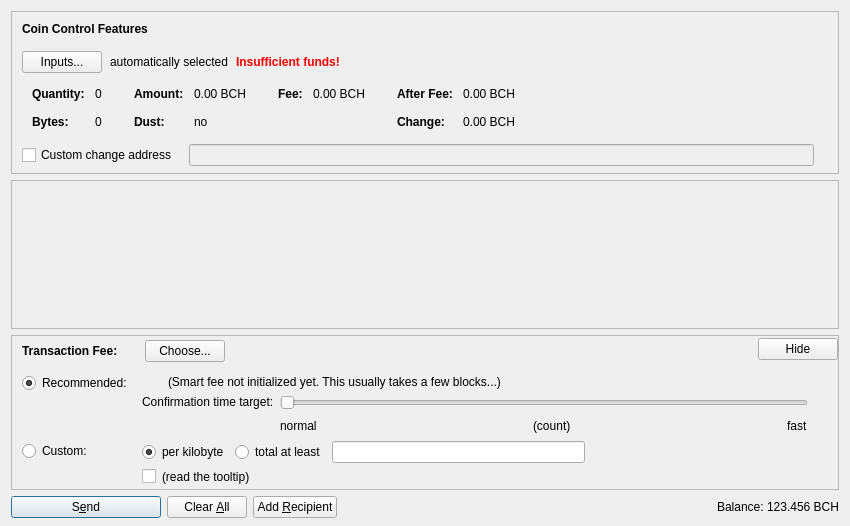
<?xml version="1.0" encoding="UTF-8"?>
<ui version="4.0">
 <class>SendCoinsDialog</class>
 <widget class="QDialog" name="SendCoinsDialog">
  <property name="geometry">
   <rect>
    <x>0</x>
    <y>0</y>
    <width>850</width>
    <height>526</height>
   </rect>
  </property>
  <property name="windowTitle">
   <string>Send Coins</string>
  </property>
  <layout class="QVBoxLayout" name="verticalLayout" stretch="0,1,0,0">
   <property name="bottomMargin">
    <number>8</number>
   </property>
   <item>
    <widget class="QFrame" name="frameCoinControl">
     <property name="sizePolicy">
      <sizepolicy hsizetype="Expanding" vsizetype="Expanding">
       <horstretch>0</horstretch>
       <verstretch>0</verstretch>
      </sizepolicy>
     </property>
     <property name="maximumSize">
      <size>
       <width>16777215</width>
       <height>16777215</height>
      </size>
     </property>
     <property name="frameShape">
      <enum>QFrame::StyledPanel</enum>
     </property>
     <property name="frameShadow">
      <enum>QFrame::Sunken</enum>
     </property>
     <layout class="QVBoxLayout" name="verticalLayoutCoinControl2">
      <property name="spacing">
       <number>0</number>
      </property>
      <property name="leftMargin">
       <number>0</number>
      </property>
      <property name="topMargin">
       <number>0</number>
      </property>
      <property name="rightMargin">
       <number>0</number>
      </property>
      <property name="bottomMargin">
       <number>6</number>
      </property>
      <item>
       <layout class="QVBoxLayout" name="verticalLayoutCoinControl" stretch="0,0,0,0,1">
        <property name="spacing">
         <number>0</number>
        </property>
        <property name="leftMargin">
         <number>10</number>
        </property>
        <property name="topMargin">
         <number>10</number>
        </property>
        <item>
         <layout class="QHBoxLayout" name="horizontalLayoutCoinControl1">
          <property name="bottomMargin">
           <number>15</number>
          </property>
          <item>
           <widget class="QLabel" name="labelCoinControlFeatures">
            <property name="sizePolicy">
             <sizepolicy hsizetype="Preferred" vsizetype="Maximum">
              <horstretch>0</horstretch>
              <verstretch>0</verstretch>
             </sizepolicy>
            </property>
            <property name="font">
             <font>
              <weight>75</weight>
              <bold>true</bold>
             </font>
            </property>
            <property name="styleSheet">
             <string notr="true">font-weight:bold;</string>
            </property>
            <property name="text">
             <string>Coin Control Features</string>
            </property>
           </widget>
          </item>
         </layout>
        </item>
        <item>
         <layout class="QHBoxLayout" name="horizontalLayoutCoinControl2" stretch="0,0,0,0">
          <property name="spacing">
           <number>8</number>
          </property>
          <property name="bottomMargin">
           <number>10</number>
          </property>
          <item>
           <widget class="QPushButton" name="pushButtonCoinControl">
            <property name="styleSheet">
             <string notr="true"/>
            </property>
            <property name="text">
             <string>Inputs...</string>
            </property>
            <property name="autoDefault">
             <bool>false</bool>
            </property>
           </widget>
          </item>
          <item>
           <widget class="QLabel" name="labelCoinControlAutomaticallySelected">
            <property name="text">
             <string>automatically selected</string>
            </property>
            <property name="margin">
             <number>5</number>
            </property>
           </widget>
          </item>
          <item>
           <widget class="QLabel" name="labelCoinControlInsuffFunds">
            <property name="font">
             <font>
              <weight>75</weight>
              <bold>true</bold>
             </font>
            </property>
            <property name="styleSheet">
             <string notr="true">color:red;font-weight:bold;</string>
            </property>
            <property name="text">
             <string>Insufficient funds!</string>
            </property>
            <property name="margin">
             <number>5</number>
            </property>
           </widget>
          </item>
          <item>
           <spacer name="horizontalSpacerCoinControl">
            <property name="orientation">
             <enum>Qt::Horizontal</enum>
            </property>
            <property name="sizeHint" stdset="0">
             <size>
              <width>40</width>
              <height>1</height>
             </size>
            </property>
           </spacer>
          </item>
         </layout>
        </item>
        <item>
         <widget class="QWidget" name="widgetCoinControl" native="true">
          <property name="sizePolicy">
           <sizepolicy hsizetype="Preferred" vsizetype="Preferred">
            <horstretch>0</horstretch>
            <verstretch>0</verstretch>
           </sizepolicy>
          </property>
          <property name="minimumSize">
           <size>
            <width>0</width>
            <height>0</height>
           </size>
          </property>
          <property name="styleSheet">
           <string notr="true"/>
          </property>
          <layout class="QHBoxLayout" name="horizontalLayoutCoinControl5">
           <property name="leftMargin">
            <number>0</number>
           </property>
           <property name="topMargin">
            <number>0</number>
           </property>
           <property name="rightMargin">
            <number>0</number>
           </property>
           <property name="bottomMargin">
            <number>0</number>
           </property>
           <item>
            <layout class="QHBoxLayout" name="horizontalLayoutCoinControl3" stretch="0,0,0,1">
             <property name="spacing">
              <number>20</number>
             </property>
             <property name="topMargin">
              <number>0</number>
             </property>
             <property name="bottomMargin">
              <number>10</number>
             </property>
             <item>
              <layout class="QFormLayout" name="formLayoutCoinControl1">
               <property name="horizontalSpacing">
                <number>10</number>
               </property>
               <property name="verticalSpacing">
                <number>14</number>
               </property>
               <property name="leftMargin">
                <number>10</number>
               </property>
               <property name="topMargin">
                <number>4</number>
               </property>
               <property name="rightMargin">
                <number>6</number>
               </property>
               <item row="0" column="0">
                <widget class="QLabel" name="labelCoinControlQuantityText">
                 <property name="font">
                  <font>
                   <weight>75</weight>
                   <bold>true</bold>
                  </font>
                 </property>
                 <property name="text">
                  <string>Quantity:</string>
                 </property>
                 <property name="margin">
                  <number>0</number>
                 </property>
                </widget>
               </item>
               <item row="0" column="1">
                <widget class="QLabel" name="labelCoinControlQuantity">
                 <property name="cursor">
                  <cursorShape>IBeamCursor</cursorShape>
                 </property>
                 <property name="contextMenuPolicy">
                  <enum>Qt::ActionsContextMenu</enum>
                 </property>
                 <property name="text">
                  <string notr="true">0</string>
                 </property>
                 <property name="margin">
                  <number>0</number>
                 </property>
                 <property name="textInteractionFlags">
                  <set>Qt::LinksAccessibleByMouse|Qt::TextSelectableByKeyboard|Qt::TextSelectableByMouse</set>
                 </property>
                </widget>
               </item>
               <item row="1" column="0">
                <widget class="QLabel" name="labelCoinControlBytesText">
                 <property name="font">
                  <font>
                   <weight>75</weight>
                   <bold>true</bold>
                  </font>
                 </property>
                 <property name="text">
                  <string>Bytes:</string>
                 </property>
                </widget>
               </item>
               <item row="1" column="1">
                <widget class="QLabel" name="labelCoinControlBytes">
                 <property name="cursor">
                  <cursorShape>IBeamCursor</cursorShape>
                 </property>
                 <property name="contextMenuPolicy">
                  <enum>Qt::ActionsContextMenu</enum>
                 </property>
                 <property name="text">
                  <string notr="true">0</string>
                 </property>
                 <property name="textInteractionFlags">
                  <set>Qt::LinksAccessibleByMouse|Qt::TextSelectableByKeyboard|Qt::TextSelectableByMouse</set>
                 </property>
                </widget>
               </item>
              </layout>
             </item>
             <item>
              <layout class="QFormLayout" name="formLayoutCoinControl2">
               <property name="horizontalSpacing">
                <number>10</number>
               </property>
               <property name="verticalSpacing">
                <number>14</number>
               </property>
               <property name="leftMargin">
                <number>6</number>
               </property>
               <property name="topMargin">
                <number>4</number>
               </property>
               <property name="rightMargin">
                <number>6</number>
               </property>
               <item row="0" column="0">
                <widget class="QLabel" name="labelCoinControlAmountText">
                 <property name="font">
                  <font>
                   <weight>75</weight>
                   <bold>true</bold>
                  </font>
                 </property>
                 <property name="text">
                  <string>Amount:</string>
                 </property>
                 <property name="margin">
                  <number>0</number>
                 </property>
                </widget>
               </item>
               <item row="0" column="1">
                <widget class="QLabel" name="labelCoinControlAmount">
                 <property name="cursor">
                  <cursorShape>IBeamCursor</cursorShape>
                 </property>
                 <property name="contextMenuPolicy">
                  <enum>Qt::ActionsContextMenu</enum>
                 </property>
                 <property name="text">
                  <string notr="true">0.00 BCH</string>
                 </property>
                 <property name="textInteractionFlags">
                  <set>Qt::LinksAccessibleByMouse|Qt::TextSelectableByKeyboard|Qt::TextSelectableByMouse</set>
                 </property>
                </widget>
               </item>
               <item row="1" column="0">
                <widget class="QLabel" name="labelCoinControlLowOutputText">
                 <property name="font">
                  <font>
                   <weight>75</weight>
                   <bold>true</bold>
                  </font>
                 </property>
                 <property name="text">
                  <string>Dust:</string>
                 </property>
                </widget>
               </item>
               <item row="1" column="1">
                <widget class="QLabel" name="labelCoinControlLowOutput">
                 <property name="cursor">
                  <cursorShape>IBeamCursor</cursorShape>
                 </property>
                 <property name="contextMenuPolicy">
                  <enum>Qt::ActionsContextMenu</enum>
                 </property>
                 <property name="text">
                  <string notr="true">no</string>
                 </property>
                 <property name="textInteractionFlags">
                  <set>Qt::LinksAccessibleByMouse|Qt::TextSelectableByKeyboard|Qt::TextSelectableByMouse</set>
                 </property>
                </widget>
               </item>
              </layout>
             </item>
             <item>
              <layout class="QFormLayout" name="formLayoutCoinControl3">
               <property name="horizontalSpacing">
                <number>10</number>
               </property>
               <property name="verticalSpacing">
                <number>14</number>
               </property>
               <property name="leftMargin">
                <number>6</number>
               </property>
               <property name="topMargin">
                <number>4</number>
               </property>
               <property name="rightMargin">
                <number>6</number>
               </property>
               <item row="0" column="0">
                <widget class="QLabel" name="labelCoinControlFeeText">
                 <property name="font">
                  <font>
                   <weight>75</weight>
                   <bold>true</bold>
                  </font>
                 </property>
                 <property name="text">
                  <string>Fee:</string>
                 </property>
                 <property name="margin">
                  <number>0</number>
                 </property>
                </widget>
               </item>
               <item row="0" column="1">
                <widget class="QLabel" name="labelCoinControlFee">
                 <property name="cursor">
                  <cursorShape>IBeamCursor</cursorShape>
                 </property>
                 <property name="contextMenuPolicy">
                  <enum>Qt::ActionsContextMenu</enum>
                 </property>
                 <property name="text">
                  <string notr="true">0.00 BCH</string>
                 </property>
                 <property name="textInteractionFlags">
                  <set>Qt::LinksAccessibleByMouse|Qt::TextSelectableByKeyboard|Qt::TextSelectableByMouse</set>
                 </property>
                </widget>
               </item>
              </layout>
             </item>
             <item>
              <layout class="QFormLayout" name="formLayoutCoinControl4">
               <property name="horizontalSpacing">
                <number>10</number>
               </property>
               <property name="verticalSpacing">
                <number>14</number>
               </property>
               <property name="leftMargin">
                <number>6</number>
               </property>
               <property name="topMargin">
                <number>4</number>
               </property>
               <property name="rightMargin">
                <number>6</number>
               </property>
               <item row="0" column="0">
                <widget class="QLabel" name="labelCoinControlAfterFeeText">
                 <property name="font">
                  <font>
                   <weight>75</weight>
                   <bold>true</bold>
                  </font>
                 </property>
                 <property name="text">
                  <string>After Fee:</string>
                 </property>
                 <property name="margin">
                  <number>0</number>
                 </property>
                </widget>
               </item>
               <item row="0" column="1">
                <widget class="QLabel" name="labelCoinControlAfterFee">
                 <property name="cursor">
                  <cursorShape>IBeamCursor</cursorShape>
                 </property>
                 <property name="contextMenuPolicy">
                  <enum>Qt::ActionsContextMenu</enum>
                 </property>
                 <property name="text">
                  <string notr="true">0.00 BCH</string>
                 </property>
                 <property name="textInteractionFlags">
                  <set>Qt::LinksAccessibleByMouse|Qt::TextSelectableByKeyboard|Qt::TextSelectableByMouse</set>
                 </property>
                </widget>
               </item>
               <item row="1" column="0">
                <widget class="QLabel" name="labelCoinControlChangeText">
                 <property name="font">
                  <font>
                   <weight>75</weight>
                   <bold>true</bold>
                  </font>
                 </property>
                 <property name="text">
                  <string>Change:</string>
                 </property>
                </widget>
               </item>
               <item row="1" column="1">
                <widget class="QLabel" name="labelCoinControlChange">
                 <property name="cursor">
                  <cursorShape>IBeamCursor</cursorShape>
                 </property>
                 <property name="contextMenuPolicy">
                  <enum>Qt::ActionsContextMenu</enum>
                 </property>
                 <property name="text">
                  <string notr="true">0.00 BCH</string>
                 </property>
                 <property name="textInteractionFlags">
                  <set>Qt::LinksAccessibleByMouse|Qt::TextSelectableByKeyboard|Qt::TextSelectableByMouse</set>
                 </property>
                </widget>
               </item>
              </layout>
             </item>
            </layout>
           </item>
          </layout>
         </widget>
        </item>
        <item>
         <layout class="QHBoxLayout" name="horizontalLayoutCoinControl4" stretch="0,0,0">
          <property name="spacing">
           <number>12</number>
          </property>
          <property name="sizeConstraint">
           <enum>QLayout::SetDefaultConstraint</enum>
          </property>
          <property name="topMargin">
           <number>5</number>
          </property>
          <property name="rightMargin">
           <number>5</number>
          </property>
          <item>
           <widget class="QCheckBox" name="checkBoxCoinControlChange">
            <property name="toolTip">
             <string>If this is activated, but the change address is empty or invalid, change will be sent to a newly generated address.</string>
            </property>
            <property name="text">
             <string>Custom change address</string>
            </property>
           </widget>
          </item>
          <item>
           <widget class="QValidatedLineEdit" name="lineEditCoinControlChange">
            <property name="enabled">
             <bool>false</bool>
            </property>
            <property name="sizePolicy">
             <sizepolicy hsizetype="Expanding" vsizetype="Fixed">
              <horstretch>0</horstretch>
              <verstretch>0</verstretch>
             </sizepolicy>
            </property>
           </widget>
          </item>
          <item>
           <widget class="QLabel" name="labelCoinControlChangeLabel">
            <property name="sizePolicy">
             <sizepolicy hsizetype="Preferred" vsizetype="Expanding">
              <horstretch>0</horstretch>
              <verstretch>0</verstretch>
             </sizepolicy>
            </property>
            <property name="minimumSize">
             <size>
              <width>0</width>
              <height>0</height>
             </size>
            </property>
            <property name="text">
             <string/>
            </property>
            <property name="margin">
             <number>3</number>
            </property>
           </widget>
          </item>
         </layout>
        </item>
        <item>
         <spacer name="verticalSpacerCoinControl">
          <property name="orientation">
           <enum>Qt::Vertical</enum>
          </property>
          <property name="sizeHint" stdset="0">
           <size>
            <width>800</width>
            <height>1</height>
           </size>
          </property>
         </spacer>
        </item>
       </layout>
      </item>
     </layout>
    </widget>
   </item>
   <item>
    <widget class="QScrollArea" name="scrollArea">
     <property name="widgetResizable">
      <bool>true</bool>
     </property>
     <widget class="QWidget" name="scrollAreaWidgetContents">
      <property name="geometry">
       <rect>
        <x>0</x>
        <y>0</y>
        <width>830</width>
        <height>104</height>
       </rect>
      </property>
      <layout class="QVBoxLayout" name="verticalLayout_2" stretch="0,1">
       <property name="leftMargin">
        <number>0</number>
       </property>
       <property name="topMargin">
        <number>0</number>
       </property>
       <property name="rightMargin">
        <number>0</number>
       </property>
       <property name="bottomMargin">
        <number>0</number>
       </property>
       <item>
        <layout class="QVBoxLayout" name="entries">
         <property name="spacing">
          <number>6</number>
         </property>
        </layout>
       </item>
       <item>
        <spacer name="verticalSpacer">
         <property name="orientation">
          <enum>Qt::Vertical</enum>
         </property>
         <property name="sizeHint" stdset="0">
          <size>
           <width>20</width>
           <height>40</height>
          </size>
         </property>
        </spacer>
       </item>
      </layout>
     </widget>
    </widget>
   </item>
   <item>
    <widget class="QFrame" name="frameFee">
     <property name="sizePolicy">
      <sizepolicy hsizetype="Expanding" vsizetype="Expanding">
       <horstretch>0</horstretch>
       <verstretch>0</verstretch>
      </sizepolicy>
     </property>
     <property name="maximumSize">
      <size>
       <width>16777215</width>
       <height>16777215</height>
      </size>
     </property>
     <property name="frameShape">
      <enum>QFrame::StyledPanel</enum>
     </property>
     <property name="frameShadow">
      <enum>QFrame::Sunken</enum>
     </property>
     <layout class="QVBoxLayout" name="verticalLayoutFee1">
      <property name="spacing">
       <number>0</number>
      </property>
      <property name="leftMargin">
       <number>0</number>
      </property>
      <property name="topMargin">
       <number>0</number>
      </property>
      <property name="rightMargin">
       <number>0</number>
      </property>
      <property name="bottomMargin">
       <number>0</number>
      </property>
      <item>
       <layout class="QVBoxLayout" name="verticalLayoutFee2" stretch="0,0,0">
        <property name="spacing">
         <number>0</number>
        </property>
        <property name="leftMargin">
         <number>10</number>
        </property>
        <property name="topMargin">
         <number>0</number>
        </property>
        <item>
         <layout class="QHBoxLayout" name="horizontalLayoutFee1">
          <property name="bottomMargin">
           <number>0</number>
          </property>
          <item>
           <layout class="QVBoxLayout" name="verticalLayoutFee7">
            <property name="spacing">
             <number>0</number>
            </property>
            <item>
             <spacer name="verticalSpacerSmartFee">
              <property name="orientation">
               <enum>Qt::Vertical</enum>
              </property>
              <property name="sizeType">
               <enum>QSizePolicy::Fixed</enum>
              </property>
              <property name="sizeHint" stdset="0">
               <size>
                <width>1</width>
                <height>4</height>
               </size>
              </property>
             </spacer>
            </item>
            <item>
             <layout class="QHBoxLayout" name="horizontalLayoutSmartFee">
              <property name="spacing">
               <number>10</number>
              </property>
              <item>
               <widget class="QLabel" name="labelFeeHeadline">
                <property name="sizePolicy">
                 <sizepolicy hsizetype="Preferred" vsizetype="Maximum">
                  <horstretch>0</horstretch>
                  <verstretch>0</verstretch>
                 </sizepolicy>
                </property>
                <property name="font">
                 <font>
                  <weight>75</weight>
                  <bold>true</bold>
                 </font>
                </property>
                <property name="styleSheet">
                 <string notr="true">font-weight:bold;</string>
                </property>
                <property name="text">
                 <string>Transaction Fee:</string>
                </property>
               </widget>
              </item>
              <item>
               <widget class="QLabel" name="labelFeeMinimized">
                <property name="text">
                 <string/>
                </property>
               </widget>
              </item>
              <item>
               <widget class="QPushButton" name="buttonChooseFee">
                <property name="text">
                 <string>Choose...</string>
                </property>
               </widget>
              </item>
             </layout>
            </item>
            <item>
             <spacer name="verticalSpacer_5">
              <property name="orientation">
               <enum>Qt::Vertical</enum>
              </property>
              <property name="sizeHint" stdset="0">
               <size>
                <width>1</width>
                <height>1</height>
               </size>
              </property>
             </spacer>
            </item>
           </layout>
          </item>
          <item>
           <spacer name="horizontalSpacer_4">
            <property name="orientation">
             <enum>Qt::Horizontal</enum>
            </property>
            <property name="sizeHint" stdset="0">
             <size>
              <width>40</width>
              <height>20</height>
             </size>
            </property>
           </spacer>
          </item>
          <item>
           <widget class="QPushButton" name="buttonMinimizeFee">
            <property name="toolTip">
             <string>collapse fee-settings</string>
            </property>
            <property name="text">
             <string>Hide</string>
            </property>
           </widget>
          </item>
         </layout>
        </item>
        <item>
         <widget class="QFrame" name="frameFeeSelection">
          <layout class="QVBoxLayout" name="verticalLayoutFee12">
           <property name="spacing">
            <number>0</number>
           </property>
           <property name="leftMargin">
            <number>0</number>
           </property>
           <property name="topMargin">
            <number>0</number>
           </property>
           <property name="rightMargin">
            <number>0</number>
           </property>
           <property name="bottomMargin">
            <number>0</number>
           </property>
           <item>
            <layout class="QGridLayout" name="gridLayoutFee">
             <property name="topMargin">
              <number>10</number>
             </property>
             <property name="bottomMargin">
              <number>4</number>
             </property>
             <property name="horizontalSpacing">
              <number>10</number>
             </property>
             <property name="verticalSpacing">
              <number>4</number>
             </property>
             <item row="1" column="1">
              <layout class="QVBoxLayout" name="verticalLayoutFee8">
               <property name="spacing">
                <number>6</number>
               </property>
               <item>
                <layout class="QHBoxLayout" name="horizontalLayoutFee13">
                 <item>
                  <widget class="QRadioButton" name="radioCustomPerKilobyte">
                   <property name="toolTip">
                    <string>If the custom fee is set to 1000 satoshis and the transaction is only 250 bytes, then &quot;per kilobyte&quot; only pays 250 satoshis in fee, while &quot;total at least&quot; pays 1000 satoshis. For transactions bigger than a kilobyte both pay by kilobyte.</string>
                   </property>
                   <property name="text">
                    <string>per kilobyte</string>
                   </property>
                   <property name="checked">
                    <bool>true</bool>
                   </property>
                   <attribute name="buttonGroup">
                    <string notr="true">groupCustomFee</string>
                   </attribute>
                  </widget>
                 </item>
                 <item>
                  <widget class="QRadioButton" name="radioCustomAtLeast">
                   <property name="toolTip">
                    <string>If the custom fee is set to 1000 satoshis and the transaction is only 250 bytes, then &quot;per kilobyte&quot; only pays 250 satoshis in fee, while &quot;total at least&quot; pays 1000 satoshis. For transactions bigger than a kilobyte both pay by kilobyte.</string>
                   </property>
                   <property name="text">
                    <string>total at least</string>
                   </property>
                   <attribute name="buttonGroup">
                    <string notr="true">groupCustomFee</string>
                   </attribute>
                  </widget>
                 </item>
                 <item>
                  <widget class="BitcoinAmountField" name="customFee"/>
                 </item>
                 <item>
                  <spacer name="horizontalSpacer_6">
                   <property name="orientation">
                    <enum>Qt::Horizontal</enum>
                   </property>
                   <property name="sizeHint" stdset="0">
                    <size>
                     <width>1</width>
                     <height>1</height>
                    </size>
                   </property>
                  </spacer>
                 </item>
                </layout>
               </item>
               <item>
                <layout class="QHBoxLayout" name="horizontalLayoutFee8">
                 <item>
                  <widget class="QCheckBox" name="checkBoxMinimumFee">
                   <property name="toolTip">
                    <string>Paying only the minimum fee is just fine as long as there is less transaction volume than space in the blocks. But be aware that this can end up in a never confirming transaction once there is more demand for bitcoin transactions than the network can process.</string>
                   </property>
                   <property name="text">
                    <string/>
                   </property>
                  </widget>
                 </item>
                 <item>
                  <widget class="QLabel" name="labelMinFeeWarning">
                   <property name="enabled">
                    <bool>true</bool>
                   </property>
                   <property name="toolTip">
                    <string>Paying only the minimum fee is just fine as long as there is less transaction volume than space in the blocks. But be aware that this can end up in a never confirming transaction once there is more demand for bitcoin transactions than the network can process.</string>
                   </property>
                   <property name="text">
                    <string>(read the tooltip)</string>
                   </property>
                   <property name="margin">
                    <number>5</number>
                   </property>
                  </widget>
                 </item>
                 <item>
                  <spacer name="horizontalSpacer_2">
                   <property name="orientation">
                    <enum>Qt::Horizontal</enum>
                   </property>
                   <property name="sizeHint" stdset="0">
                    <size>
                     <width>1</width>
                     <height>1</height>
                    </size>
                   </property>
                  </spacer>
                 </item>
                </layout>
               </item>
              </layout>
             </item>
             <item row="0" column="0">
              <layout class="QVBoxLayout" name="verticalLayoutFee4" stretch="0,1">
               <item>
                <widget class="QRadioButton" name="radioSmartFee">
                 <property name="text">
                  <string>Recommended:</string>
                 </property>
                 <property name="checked">
                  <bool>true</bool>
                 </property>
                 <attribute name="buttonGroup">
                  <string notr="true">groupFee</string>
                 </attribute>
                </widget>
               </item>
               <item>
                <spacer name="verticalSpacer_2">
                 <property name="orientation">
                  <enum>Qt::Vertical</enum>
                 </property>
                 <property name="sizeHint" stdset="0">
                  <size>
                   <width>1</width>
                   <height>1</height>
                  </size>
                 </property>
                </spacer>
               </item>
              </layout>
             </item>
             <item row="1" column="0">
              <layout class="QVBoxLayout" name="verticalLayoutFee9" stretch="0,1">
               <item>
                <widget class="QRadioButton" name="radioCustomFee">
                 <property name="text">
                  <string>Custom:</string>
                 </property>
                 <attribute name="buttonGroup">
                  <string notr="true">groupFee</string>
                 </attribute>
                </widget>
               </item>
               <item>
                <spacer name="verticalSpacer_6">
                 <property name="orientation">
                  <enum>Qt::Vertical</enum>
                 </property>
                 <property name="sizeHint" stdset="0">
                  <size>
                   <width>1</width>
                   <height>1</height>
                  </size>
                 </property>
                </spacer>
               </item>
              </layout>
             </item>
             <item row="0" column="1">
              <layout class="QVBoxLayout" name="verticalLayoutFee3" stretch="0,0,1">
               <property name="spacing">
                <number>6</number>
               </property>
               <property name="topMargin">
                <number>2</number>
               </property>
               <item>
                <layout class="QHBoxLayout" name="horizontalLayoutFee12">
                 <item>
                  <widget class="QLabel" name="labelSmartFee">
                   <property name="text">
                    <string/>
                   </property>
                   <property name="margin">
                    <number>2</number>
                   </property>
                  </widget>
                 </item>
                 <item>
                  <widget class="QLabel" name="labelFeeEstimation">
                   <property name="text">
                    <string/>
                   </property>
                  </widget>
                 </item>
                 <item>
                  <widget class="QLabel" name="labelSmartFee2">
                   <property name="text">
                    <string>(Smart fee not initialized yet. This usually takes a few blocks...)</string>
                   </property>
                   <property name="margin">
                    <number>2</number>
                   </property>
                  </widget>
                 </item>
                 <item>
                  <spacer name="horizontalSpacer_5">
                   <property name="orientation">
                    <enum>Qt::Horizontal</enum>
                   </property>
                   <property name="sizeHint" stdset="0">
                    <size>
                     <width>1</width>
                     <height>1</height>
                    </size>
                   </property>
                  </spacer>
                 </item>
                </layout>
               </item>
               <item>
                <layout class="QHBoxLayout" name="horizontalLayoutFee9">
                 <item>
                  <layout class="QVBoxLayout" name="verticalLayoutFee6">
                   <item>
                    <widget class="QLabel" name="labelSmartFee3">
                     <property name="text">
                      <string>Confirmation time target:</string>
                     </property>
                     <property name="margin">
                      <number>2</number>
                     </property>
                    </widget>
                   </item>
                   <item>
                    <spacer name="verticalSpacer_3">
                     <property name="orientation">
                      <enum>Qt::Vertical</enum>
                     </property>
                     <property name="sizeHint" stdset="0">
                      <size>
                       <width>1</width>
                       <height>1</height>
                      </size>
                     </property>
                    </spacer>
                   </item>
                  </layout>
                 </item>
                 <item>
                  <layout class="QVBoxLayout" name="verticalLayoutFee5">
                   <property name="rightMargin">
                    <number>30</number>
                   </property>
                   <item>
                    <widget class="QSlider" name="sliderSmartFee">
                     <property name="minimum">
                      <number>0</number>
                     </property>
                     <property name="maximum">
                      <number>23</number>
                     </property>
                     <property name="pageStep">
                      <number>1</number>
                     </property>
                     <property name="value">
                      <number>0</number>
                     </property>
                     <property name="orientation">
                      <enum>Qt::Horizontal</enum>
                     </property>
                     <property name="invertedAppearance">
                      <bool>false</bool>
                     </property>
                     <property name="invertedControls">
                      <bool>false</bool>
                     </property>
                     <property name="tickPosition">
                      <enum>QSlider::NoTicks</enum>
                     </property>
                    </widget>
                   </item>
                   <item>
                    <layout class="QHBoxLayout" name="horizontalLayoutFee10">
                     <item>
                      <widget class="QLabel" name="labelSmartFeeNormal">
                       <property name="text">
                        <string>normal</string>
                       </property>
                      </widget>
                     </item>
                     <item>
                      <spacer name="horizontalSpacer_7">
                       <property name="orientation">
                        <enum>Qt::Horizontal</enum>
                       </property>
                       <property name="sizeHint" stdset="0">
                        <size>
                         <width>40</width>
                         <height>20</height>
                        </size>
                       </property>
                      </spacer>
                     </item>
                     <item>
                      <widget class="QLabel" name="confirmationTargetLabel">
                       <property name="text">
                        <string notr="true">(count)</string>
                       </property>
                      </widget>
                     </item>
                     <item>
                      <spacer name="horizontalSpacer_3">
                       <property name="orientation">
                        <enum>Qt::Horizontal</enum>
                       </property>
                       <property name="sizeHint" stdset="0">
                        <size>
                         <width>40</width>
                         <height>20</height>
                        </size>
                       </property>
                      </spacer>
                     </item>
                     <item>
                      <widget class="QLabel" name="labelSmartFeeFast">
                       <property name="text">
                        <string>fast</string>
                       </property>
                      </widget>
                     </item>
                    </layout>
                   </item>
                  </layout>
                 </item>
                </layout>
               </item>
               <item>
                <spacer name="verticalSpacer_4">
                 <property name="orientation">
                  <enum>Qt::Vertical</enum>
                 </property>
                 <property name="sizeHint" stdset="0">
                  <size>
                   <width>1</width>
                   <height>1</height>
                  </size>
                 </property>
                </spacer>
               </item>
              </layout>
             </item>
            </layout>
           </item>
          </layout>
         </widget>
        </item>
        <item>
         <spacer name="verticalSpacerFee">
          <property name="orientation">
           <enum>Qt::Vertical</enum>
          </property>
          <property name="sizeHint" stdset="0">
           <size>
            <width>800</width>
            <height>1</height>
           </size>
          </property>
         </spacer>
        </item>
       </layout>
      </item>
     </layout>
    </widget>
   </item>
   <item>
    <layout class="QHBoxLayout" name="horizontalLayout">
     <item>
      <widget class="QPushButton" name="sendButton">
       <property name="minimumSize">
        <size>
         <width>150</width>
         <height>0</height>
        </size>
       </property>
       <property name="toolTip">
        <string>Confirm the send action</string>
       </property>
       <property name="text">
        <string>S&amp;end</string>
       </property>
       <property name="autoDefault">
        <bool>false</bool>
       </property>
       <property name="default">
        <bool>true</bool>
       </property>
      </widget>
     </item>
     <item>
      <widget class="QPushButton" name="clearButton">
       <property name="sizePolicy">
        <sizepolicy hsizetype="Minimum" vsizetype="Fixed">
         <horstretch>0</horstretch>
         <verstretch>0</verstretch>
        </sizepolicy>
       </property>
       <property name="toolTip">
        <string>Clear all fields of the form.</string>
       </property>
       <property name="text">
        <string>Clear &amp;All</string>
       </property>
       <property name="autoDefault">
        <bool>false</bool>
       </property>
      </widget>
     </item>
     <item>
      <widget class="QPushButton" name="addButton">
       <property name="toolTip">
        <string>Send to multiple recipients at once</string>
       </property>
       <property name="text">
        <string>Add &amp;Recipient</string>
       </property>
       <property name="autoDefault">
        <bool>false</bool>
       </property>
      </widget>
     </item>
     <item>
      <spacer name="horizontalSpacer">
       <property name="orientation">
        <enum>Qt::Horizontal</enum>
       </property>
       <property name="sizeHint" stdset="0">
        <size>
         <width>40</width>
         <height>20</height>
        </size>
       </property>
      </spacer>
     </item>
     <item>
      <layout class="QHBoxLayout" name="horizontalLayout_2">
       <property name="spacing">
        <number>3</number>
       </property>
       <item>
        <widget class="QLabel" name="label">
         <property name="sizePolicy">
          <sizepolicy hsizetype="Preferred" vsizetype="Fixed">
           <horstretch>0</horstretch>
           <verstretch>0</verstretch>
          </sizepolicy>
         </property>
         <property name="text">
          <string>Balance:</string>
         </property>
        </widget>
       </item>
       <item>
        <widget class="QLabel" name="labelBalance">
         <property name="sizePolicy">
          <sizepolicy hsizetype="Preferred" vsizetype="Fixed">
           <horstretch>0</horstretch>
           <verstretch>0</verstretch>
          </sizepolicy>
         </property>
         <property name="cursor">
          <cursorShape>IBeamCursor</cursorShape>
         </property>
         <property name="text">
          <string notr="true">123.456 BCH</string>
         </property>
         <property name="textInteractionFlags">
          <set>Qt::LinksAccessibleByMouse|Qt::TextSelectableByKeyboard|Qt::TextSelectableByMouse</set>
         </property>
        </widget>
       </item>
      </layout>
     </item>
    </layout>
   </item>
  </layout>
 </widget>
 <customwidgets>
  <customwidget>
   <class>QValidatedLineEdit</class>
   <extends>QLineEdit</extends>
   <header>qvalidatedlineedit.h</header>
  </customwidget>
  <customwidget>
   <class>BitcoinAmountField</class>
   <extends>QLineEdit</extends>
   <header>bitcoinamountfield.h</header>
   <container>1</container>
  </customwidget>
 </customwidgets>
 <resources>
  <include location="../bitcoin.qrc"/>
 </resources>
 <connections/>
 <buttongroups>
  <buttongroup name="groupFee"/>
  <buttongroup name="groupCustomFee"/>
 </buttongroups>
</ui>
